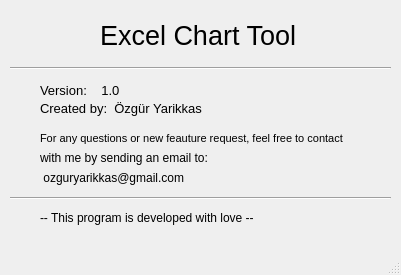
<?xml version="1.0" encoding="UTF-8"?>
<ui version="4.0">
 <class>MainWindow</class>
 <widget class="QMainWindow" name="MainWindow">
  <property name="geometry">
   <rect>
    <x>0</x>
    <y>0</y>
    <width>401</width>
    <height>275</height>
   </rect>
  </property>
  <property name="windowTitle">
   <string>MainWindow</string>
  </property>
  <widget class="QWidget" name="centralwidget">
   <widget class="QLabel" name="label">
    <property name="geometry">
     <rect>
      <x>100</x>
      <y>15</y>
      <width>211</width>
      <height>41</height>
     </rect>
    </property>
    <property name="font">
     <font>
      <family>SansSerif</family>
      <pointsize>20</pointsize>
     </font>
    </property>
    <property name="text">
     <string>Excel Chart Tool</string>
    </property>
   </widget>
   <widget class="Line" name="line">
    <property name="geometry">
     <rect>
      <x>10</x>
      <y>60</y>
      <width>381</width>
      <height>16</height>
     </rect>
    </property>
    <property name="orientation">
     <enum>Qt::Horizontal</enum>
    </property>
   </widget>
   <widget class="QLabel" name="label_2">
    <property name="geometry">
     <rect>
      <x>40</x>
      <y>80</y>
      <width>81</width>
      <height>21</height>
     </rect>
    </property>
    <property name="font">
     <font>
      <pointsize>10</pointsize>
     </font>
    </property>
    <property name="text">
     <string>Version:    1.0</string>
    </property>
   </widget>
   <widget class="QLabel" name="label_3">
    <property name="geometry">
     <rect>
      <x>40</x>
      <y>100</y>
      <width>221</width>
      <height>16</height>
     </rect>
    </property>
    <property name="font">
     <font>
      <pointsize>10</pointsize>
     </font>
    </property>
    <property name="text">
     <string>Created by:  Özgür Yarikkas</string>
    </property>
   </widget>
   <widget class="QLabel" name="label_4">
    <property name="geometry">
     <rect>
      <x>40</x>
      <y>130</y>
      <width>361</width>
      <height>16</height>
     </rect>
    </property>
    <property name="font">
     <font>
      <pointsize>8</pointsize>
     </font>
    </property>
    <property name="text">
     <string>For any questions or new feauture request, feel free to contact</string>
    </property>
   </widget>
   <widget class="QLabel" name="label_5">
    <property name="geometry">
     <rect>
      <x>40</x>
      <y>150</y>
      <width>341</width>
      <height>16</height>
     </rect>
    </property>
    <property name="text">
     <string>with me by sending an email to:</string>
    </property>
   </widget>
   <widget class="QLabel" name="label_6">
    <property name="geometry">
     <rect>
      <x>40</x>
      <y>210</y>
      <width>281</width>
      <height>16</height>
     </rect>
    </property>
    <property name="text">
     <string>-- This program is developed with love --</string>
    </property>
   </widget>
   <widget class="QLabel" name="label_email">
    <property name="geometry">
     <rect>
      <x>40</x>
      <y>170</y>
      <width>251</width>
      <height>16</height>
     </rect>
    </property>
    <property name="text">
     <string> ozguryarikkas@gmail.com</string>
    </property>
   </widget>
   <widget class="Line" name="line_2">
    <property name="geometry">
     <rect>
      <x>10</x>
      <y>190</y>
      <width>381</width>
      <height>16</height>
     </rect>
    </property>
    <property name="orientation">
     <enum>Qt::Horizontal</enum>
    </property>
   </widget>
  </widget>
  <widget class="QMenuBar" name="menubar">
   <property name="geometry">
    <rect>
     <x>0</x>
     <y>0</y>
     <width>401</width>
     <height>21</height>
    </rect>
   </property>
  </widget>
  <widget class="QStatusBar" name="statusbar"/>
 </widget>
 <resources/>
 <connections/>
</ui>
